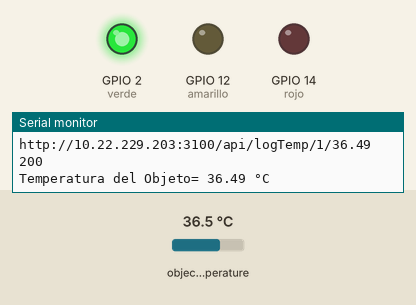
Simulated run of this sketch. Board: ESP8266 (NodeMCU). On the bench: output pins drawn as LEDs (lit = HIGH), the last lines printed to the serial monitor. Inputs (shaded band) come from the test bench; at power-on: object temperature 36.5 °C. WiFi joins after 1.5 s; servers stay silent unless stated; uploads are accepted with an empty reply.

Above: at 3.3 s.
3.4 s: object temperature set to 37.1 °C
4.9 s: object temperature set to 38 °C
At 5.6 s:
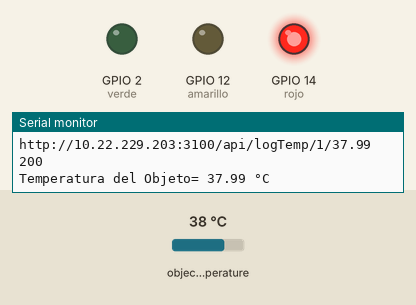
6.4 s: object temperature set to 34 °C
At 7.3 s:
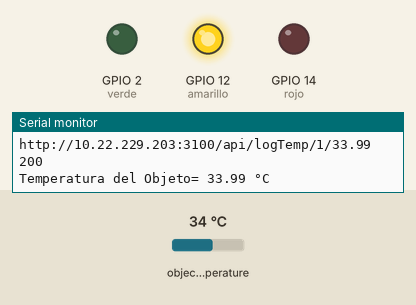
8.5 s: object temperature set to 33.5 °C
10.3 s: object temperature set to 32.6 °C
At 11.4 s:
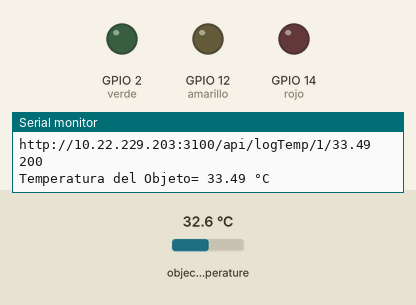
12.0 s: object temperature set to 39 °C
At 13.0 s:
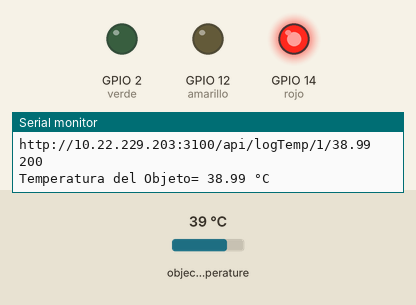
Timing chart, 0 to 14.5 s (numbered marks = the images above; inputs shaded):
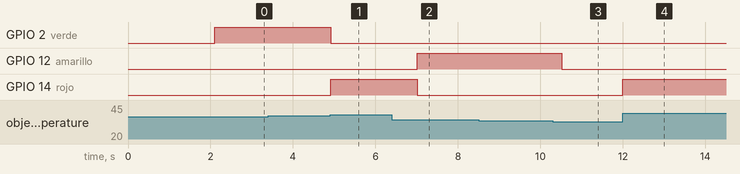

Measured:
- the behaviour switches between 37.5 and 37.6 °C on object temperature (found by bisection; images 0 and 1)
- the behaviour switches between 33.1 and 33 °C on object temperature (found by bisection; images 2 and 3)
- after the input at 4.9 s, GPIO 2 (verde): HIGH → LOW at once; GPIO 14 (rojo): LOW → HIGH at once
- after the input at 6.4 s, GPIO 12 (amarillo): LOW → HIGH after 0.61 s; GPIO 14 (rojo): HIGH → LOW after 0.61 s
- after the input at 10.3 s, GPIO 12 (amarillo): HIGH → LOW after 0.22 s
- after the input at 12.0 s, GPIO 14 (rojo): LOW → HIGH at once

The sketch:

mariana.ino
```cpp
#include <Wire.h>
#include <Adafruit_MLX90614.h>
#include <ESP8266WiFi.h>
#include <WiFiClient.h>
#include <ESP8266HTTPClient.h>

const char* ssid = "Tec-IoT";
const char* password = "spotless.magnetic.bridge";

Adafruit_MLX90614 mlx = Adafruit_MLX90614(); //Se declara una variable u objeto para el sensor
float t = 0;
int estado = 0; //Estado del LED
int val = 0; //Estado de button
int old_val = 0;
#define verde  2 //verde
#define amarillo 12  //amarillo
#define rojo 14 //rojo
#define button 0


HTTPClient httpClient;
WiFiClient wClient;

String URL = "http://10.22.229.203:3100/api/logTemp/1/";
String URL2 = "http://10.22.229.203:3100/api/logButton/7/";

void setup() {
  pinMode(button, INPUT);
  pinMode(verde, OUTPUT);
  pinMode(amarillo, OUTPUT);
  pinMode(rojo, OUTPUT);
  Serial.begin(9600); //Se inicia el monitor serie a 9600 baudios
  Serial.println("Iniciando test del MLX90614");
  mlx.begin(); //Se inicia el sensor


  Serial.begin(9600);
  Serial.println("*Inicializando conexión a My SQL*");

  WiFi.mode(WIFI_STA);
  WiFi.disconnect();
  delay(100);

  WiFi.begin(ssid, password);
  Serial.print("Conectando a red WiFi \"");
  Serial.print(ssid);
  Serial.print("\"");
  while (WiFi.status() != WL_CONNECTED) {
    delay(500);
    Serial.print(".");
  }
  Serial.print("\nConectado! IP: ");
  Serial.println(WiFi.localIP());
  delay(500);
}

void loop() {
    t = mlx.readObjectTempC();
    if (isnan(t)) {
      Serial.println("Error obteniendo los datos del sensor");
      return;
    }
    else{
    val = digitalRead(button);
  if(val == HIGH &&(old_val == LOW)){
    estado = 1-estado;
    delay(10);
  }
  old_val = val;
  if(estado==0){
    if (t > 33 && t < 42 ) {

      if (t >= 33 && t <= 35) {
        digitalWrite(amarillo, HIGH);
        digitalWrite(rojo, LOW);
        digitalWrite(verde, LOW);
      }
      else if (t >= 35.1 && t < 37.5) {
        digitalWrite(verde, HIGH);
        digitalWrite(amarillo, LOW);
        digitalWrite(rojo, LOW);
      }
      else if (t >= 37.5 && t <= 42) {
        digitalWrite(rojo, HIGH);
        digitalWrite(verde, LOW);
        digitalWrite(amarillo, LOW);
      }

      //Se imprimen los datos de sensor
      logIntento(t);
      Serial.print("Temperatura del Objeto= ");
      Serial.print(t); Serial.println(" °C");
      Serial.println();
      delay(500);
    }
    else {
      digitalWrite(verde, LOW);
      digitalWrite(amarillo, LOW);
      digitalWrite(rojo, LOW);
    }
  }
  else {
    digitalWrite(verde, LOW);
    digitalWrite(amarillo, LOW);
    digitalWrite(rojo, LOW);
  }

 }
}

void logIntento(float t){
  if(WiFi.status() == WL_CONNECTED){
    String data = URL;
    data = data + t;
    Serial.println(data);

    httpClient.begin(wClient, data.c_str());
    httpClient.addHeader("Content-Type", "Content-Type: application/json");
    int httpResponseCode = httpClient.POST(data.c_str());
    Serial.println(httpResponseCode);
    httpClient.end();
  }
  return;
}
```
